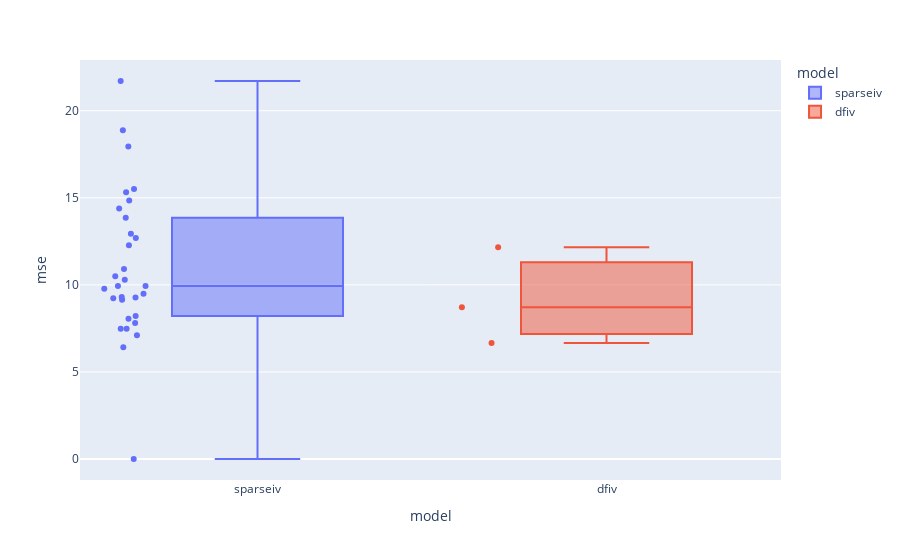

The notebook cell saved with this chart:
### Code cell
fig = px.box(df_merge, x='model', y='mse', color='model', 
             points="all",)
fig.show()

### Figure 1 — Plotly figure (JSON) as saved in the notebook; plotly's stock layout.template omitted (floating-point values rounded to 4 significant figures)
{"data": [{"alignmentgroup": "True", "boxpoints": "all", "hovertemplate": "model=%{x}<br>mse=%{y}<extra></extra>", "legendgroup": "sparseiv", "marker": {"color": "#636efa"}, "name": "sparseiv", "notched": false, "offsetgroup": "sparseiv", "orientation": "v", "showlegend": true, "type": "box", "x": ["sparseiv", "sparseiv", "sparseiv", "sparseiv", "sparseiv", "sparseiv", "sparseiv", "sparseiv", "sparseiv", "sparseiv", "sparseiv", "sparseiv", "sparseiv", "sparseiv", "sparseiv", "sparseiv", "sparseiv", "sparseiv", "sparseiv", "sparseiv", "sparseiv", "sparseiv", "sparseiv", "sparseiv", "sparseiv", "sparseiv", "sparseiv", "sparseiv", "sparseiv", "sparseiv"], "x0": " ", "xaxis": "x", "y": [10.49, 9.784, 12.69, 15.5, 6.418, 9.238, 18.88, 14.85, 14.39, 12.28, 9.93, 7.477, 9.145, 7.487, 7.807, 9.303, 8.059, 15.32, 0.0005042, 8.208, 17.95, 9.933, 9.49, 9.269, 10.91, 13.86, 10.29, 7.111, 12.93, 21.71], "y0": " ", "yaxis": "y"}, {"alignmentgroup": "True", "boxpoints": "all", "hovertemplate": "model=%{x}<br>mse=%{y}<extra></extra>", "legendgroup": "dfiv", "marker": {"color": "#EF553B"}, "name": "dfiv", "notched": false, "offsetgroup": "dfiv", "orientation": "v", "showlegend": true, "type": "box", "x": ["dfiv", "dfiv", "dfiv"], "x0": " ", "xaxis": "x", "y": [8.715, 12.16, 6.657], "y0": " ", "yaxis": "y"}], "layout": {"boxmode": "overlay", "legend": {"title": {"text": "model"}, "tracegroupgap": 0}, "margin": {"t": 60}, "xaxis": {"anchor": "y", "categoryarray": ["sparseiv", "dfiv"], "categoryorder": "array", "domain": [0, 1], "title": {"text": "model"}}, "yaxis": {"anchor": "x", "domain": [0, 1], "title": {"text": "mse"}}}}
